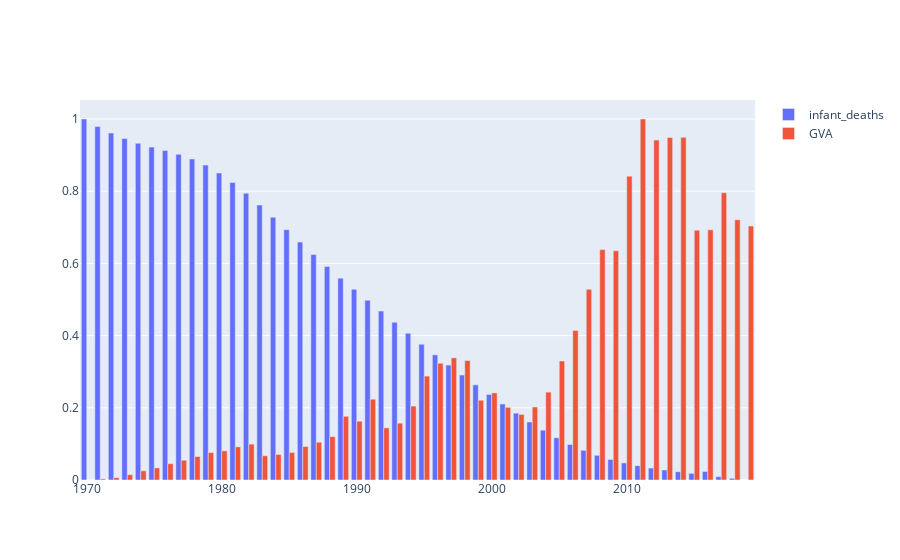

The notebook cell saved with this chart:
### Code cell
fig = go.Figure()
fig.add_trace(go.Bar(x = infant_deaths['Year'], y = infant_deaths['norm'], name= 'infant_deaths', hovertemplate="Deaths: %{y}<extra></extra>"))
fig.add_trace(go.Bar(x = gva['Year'], y = gva['norm'], name= 'GVA'))
